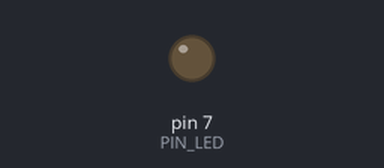
The sketch below on a simulated Arduino Uno, built with avr-gcc and run on an emulated ATmega328P. Shown: output pins drawn as LEDs (lit = HIGH). Dashed ring = blinking. At 2.0 s the program stops and its outputs stay as they are.

Above: at 0.5 s.
At 1.75 s:
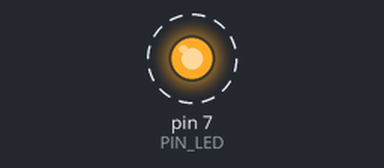
Timing chart, 0 to 3.0 s (numbered marks = the images above):
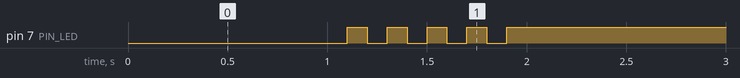

Measured:
- by itself, pin 7 (PIN_LED): alternates HIGH for 0.10 s and LOW for 0.10 s, 9 changes in all, then stays HIGH

The sketch:

05_practice_2.ino
```cpp
#define PIN_LED 7

void setup() {
  // put your setup code here, to run once:
  pinMode(PIN_LED, OUTPUT);
}

void loop() {
  // put your main code here, to run repeatedly:
  digitalWrite(PIN_LED, LOW);
  delay(1000);
  for (int i=1; i<=10; i++) {
    int state = (i+1) % 2;
    digitalWrite(PIN_LED, state);
    delay(100);
  }

  while(1) {}

}
```
